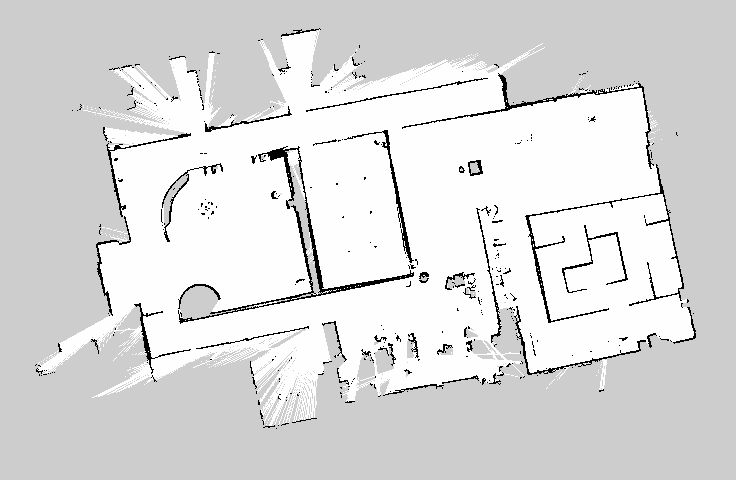
//> input picture full.png, 736 x 480 px
$ ./rotation   (built with g++ and OpenCV 4)
//> lines starting //> are read from the running program, lines starting //| are printed output that depends on the picture; after the words box and inside, x2 and y2 are one past the last pixel; in counts of white or black regions, pixels touching at a corner belong together
//> further down, src is the input picture: 480 rows x 736 cols, CV_8UC3; min 0, max 254, mean 219.3
#include <opencv2/highgui/highgui.hpp>
#include <opencv2/imgproc/imgproc.hpp>
#include <opencv2/opencv.hpp>
#include <iostream>
#include <string>
using std::string;
using namespace cv;
using namespace std;

Mat rotate_img(Mat src, double angle){
//> called with angle = -11
    Mat dst;
    Point2f pt(src.cols/2., src.rows/2.);
//> pt = Point(368, 240)
    Mat r = getRotationMatrix2D(pt, angle,1.0);
    warpAffine(src,dst,r,Size(src.cols,src.rows));
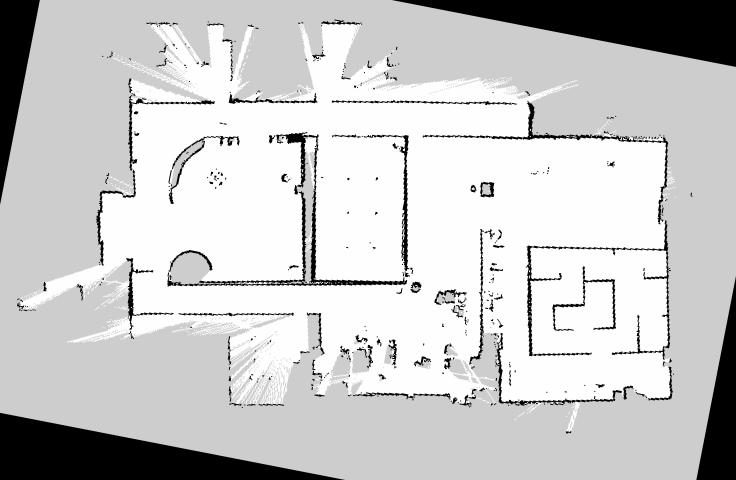
//> dst: 480 rows x 736 cols, CV_8UC3; min 0, max 254, mean 201.1
    return dst;
}
int main(){
    Mat src = imread("full.png");
    Mat dst,dst_gray,dst_threshold;
    dst = rotate_img(src,-11);
    cvtColor( dst, dst_gray, CV_BGR2GRAY );

    threshold(dst_gray,dst_threshold,210,255,0);
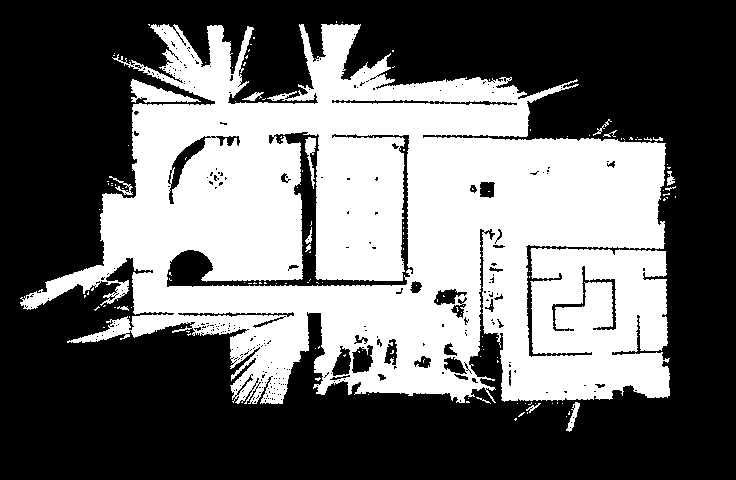
//> dst_threshold: 480 rows x 736 cols, CV_8UC1; 41.5% white; 142 white regions (126 under 20 px), largest, box (x1, y1, x2, y2) and area: (20, 24, 670, 404) 144453, (130, 79, 201, 103) 767, (305, 137, 316, 189) 249

    imshow("src", src);
    imshow("dst", dst_threshold);
    waitKey(0);
    return 0;
}

$ run again, with map_cells.png copied over full.png
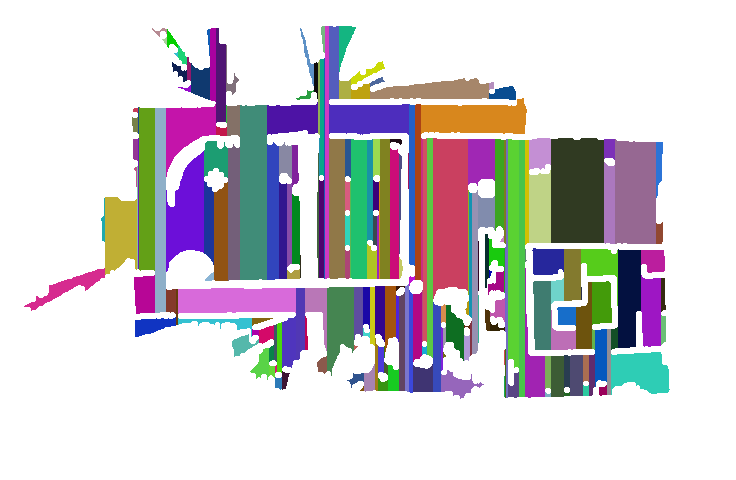
//> input picture map_cells.png, 736 x 480 px
//> src is the input picture: 480 rows x 736 cols, CV_8UC3; mean B, G, R 207.3, 202.8, 206.2
//> `cvtColor( dst, dst_gray, CV_BGR2GRAY );`:
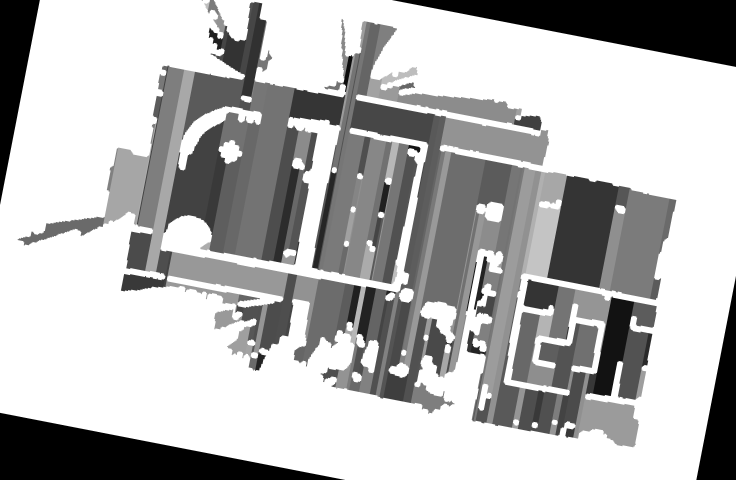
//> dst_gray: 480 rows x 736 cols, CV_8UC1; min 0, max 255, mean 181.8
//> `threshold(dst_gray,dst_threshold,210,255,0);`:
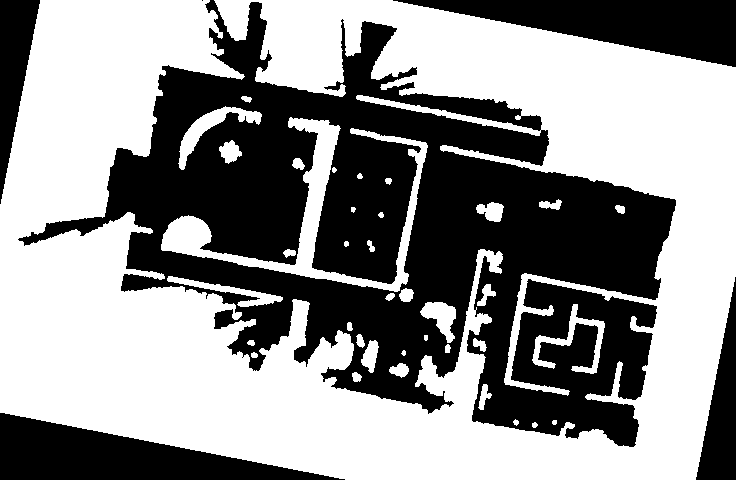
//> dst_threshold: 480 rows x 736 cols, CV_8UC1; 56.1% white; 6 black regions (1 under 20 px), largest, box (x1, y1, x2, y2) and area: (18, 0, 676, 447) 123569, (0, 413, 345, 480) 11713, (393, 0, 736, 67) 11638, (0, 0, 40, 204) 4155, (696, 277, 736, 480) 4119

$ run again, with fb_map.jpg saved as full.png
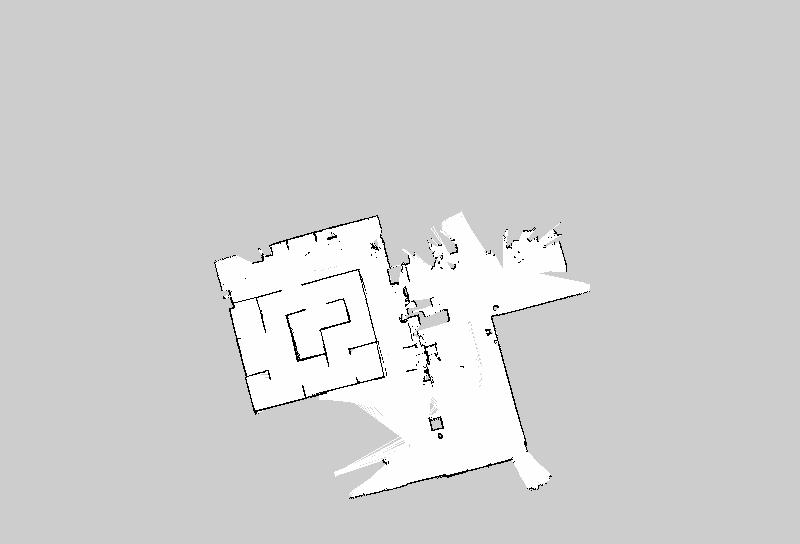
//> input picture fb_map.jpg, 800 x 544 px
//> src is the input picture: 544 rows x 800 cols, CV_8UC3; min 0, max 255, mean 209.6
//> in rotate_img, `warpAffine(src,dst,r,Size(src.cols,src.rows));`:
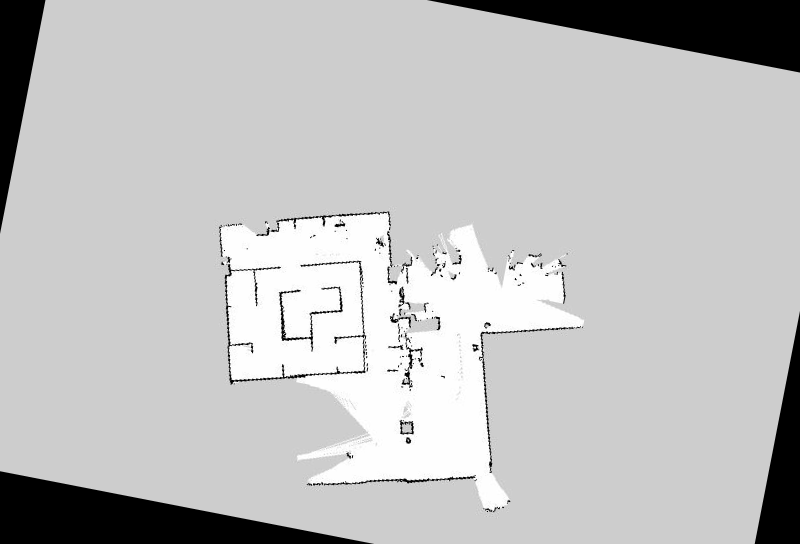
//> dst: 544 rows x 800 cols, CV_8UC3; min 0, max 255, mean 191.8
//> `threshold(dst_gray,dst_threshold,210,255,0);`:
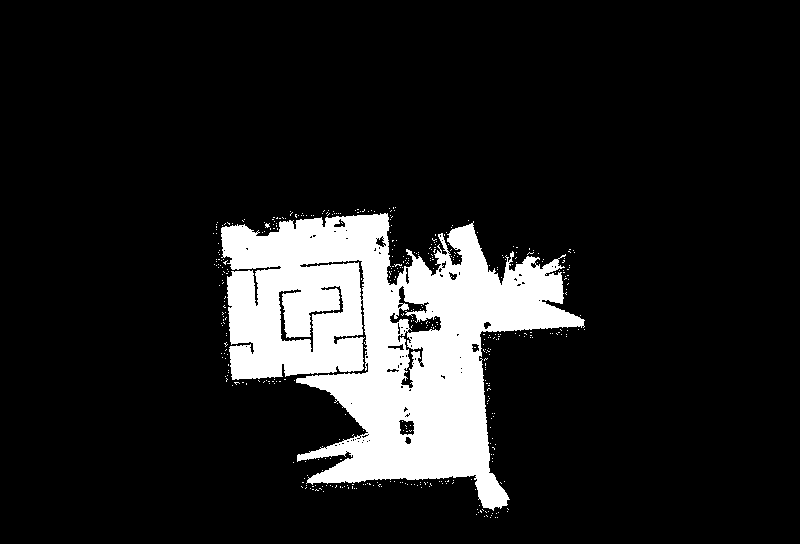
//> dst_threshold: 544 rows x 800 cols, CV_8UC1; 12.8% white; 431 white regions (430 under 20 px), largest, box (x1, y1, x2, y2) and area: (221, 213, 585, 511) 55136
